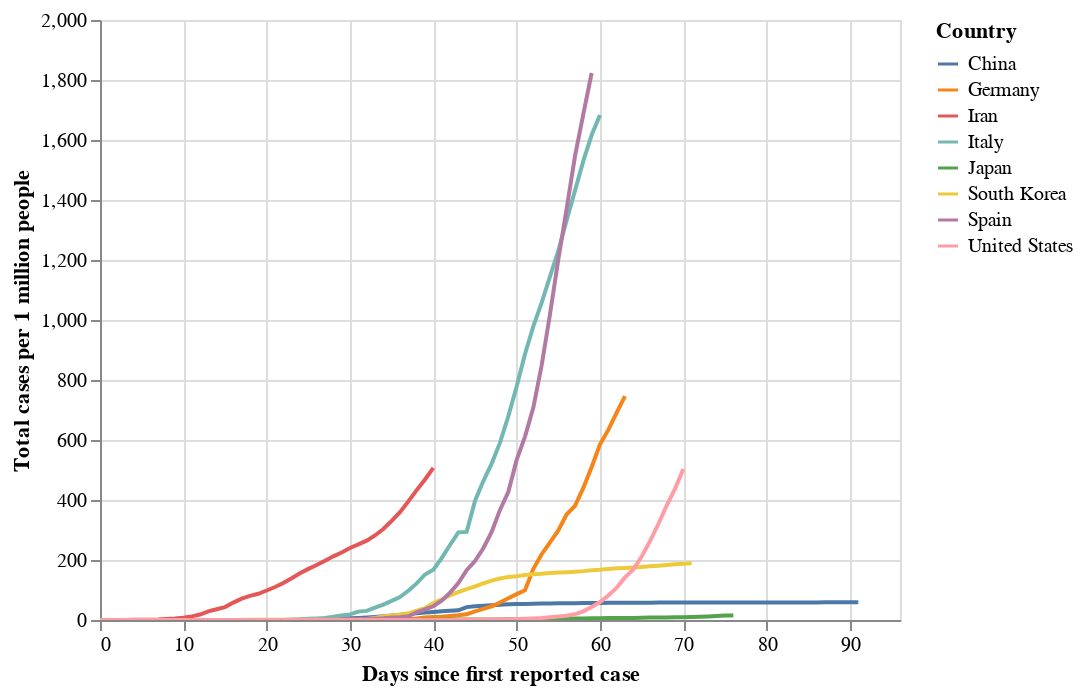

Write notebook code for a chart like this one.
### Code cell
plot('Total cases per 1 million people', xvar='Days since first reported case')

### Figure 1 — Vega-Lite specification as saved in the notebook (floating-point values rounded to 4 significant figures; data arrays with more than 128 entries replaced by an {"elided": "..."} marker saying what was removed)
{"config": {"view": {"continuousWidth": 400, "continuousHeight": 300}}, "data": {"name": "data-ebc559bcc1a0bddc8aa00caf86abff35"}, "mark": "line", "encoding": {"color": {"type": "nominal", "field": "Country"}, "opacity": {"condition": {"value": 1, "selection": "selector007"}, "value": 0.2}, "tooltip": [{"type": "nominal", "field": "Country"}, {"type": "quantitative", "field": "Days since first reported case"}, {"type": "quantitative", "field": "Total cases per 1 million people"}], "x": {"type": "quantitative", "field": "Days since first reported case", "scale": {"domain": [0, 96]}}, "y": {"type": "quantitative", "field": "Total cases per 1 million people"}}, "selection": {"selector007": {"type": "multi", "fields": ["Country"], "bind": "legend"}, "selector008": {"type": "interval", "bind": "scales", "encodings": ["x", "y"]}}, "$schema": "https://vega.github.io/schema/vega-lite/v4.0.2.json", "datasets": {"data-ebc559bcc1a0bddc8aa00caf86abff35": {"elided": "736 records"}}}
